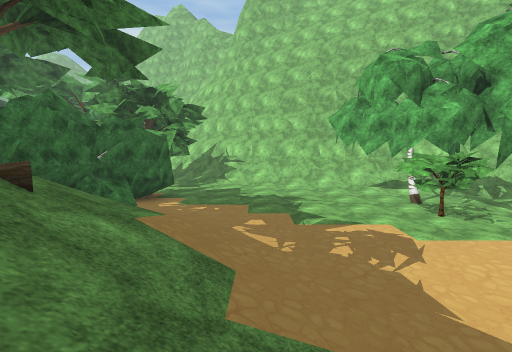
[1] (above)

18 first-person views from a walk through a Unity game level. The camera is 1.3 m above the floor, tilts 6° down and sees 85° across. The floor is counted in squares, 2 m on a side. Each view is taken from the middle of a square. On the plan, view 1 faces up. The plan holds only what a view shows up to about 9 squares ahead; the rest is blank. The place goes on beyond the plan. The player is left out. Some surface patterns are stand-ins.

[2]
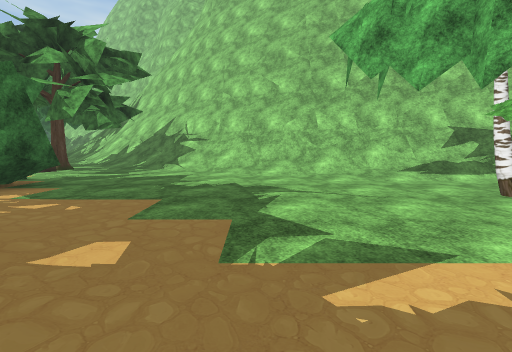

[3]
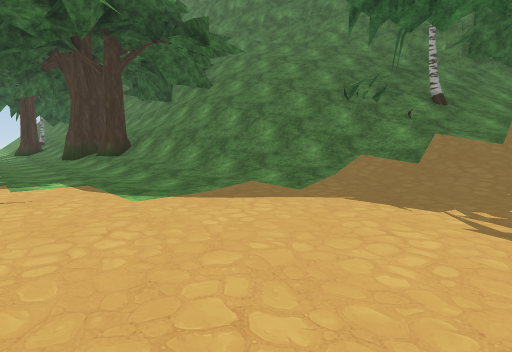

[4]
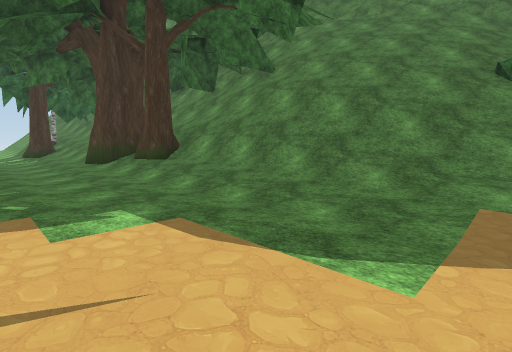

[5]
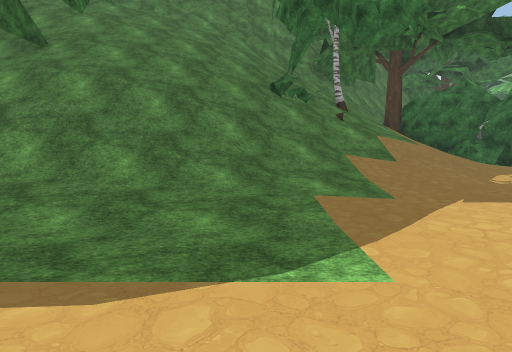

[6]
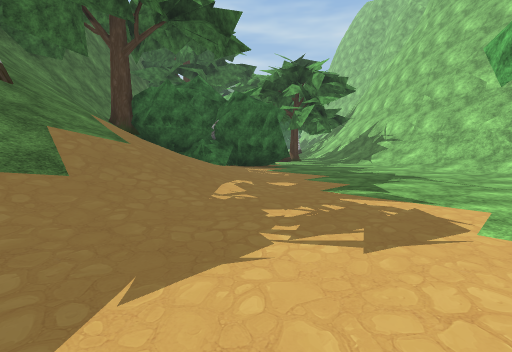

[7]
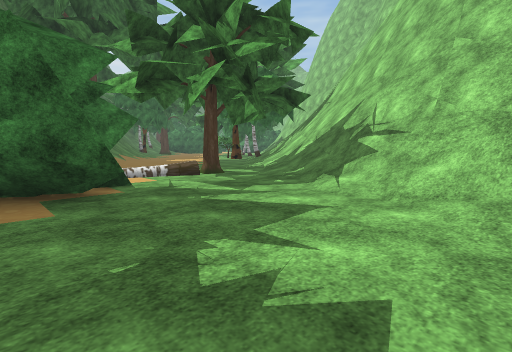

[8]
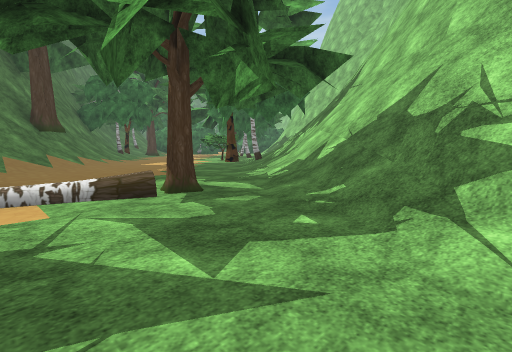

[9]
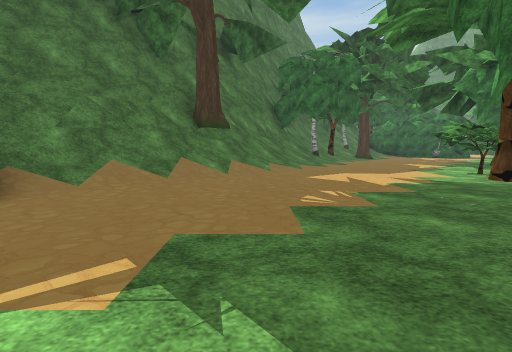

[10]
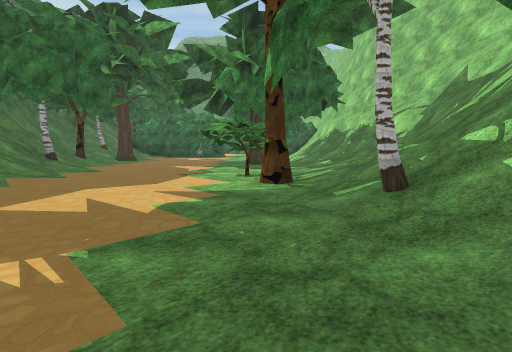

[11]
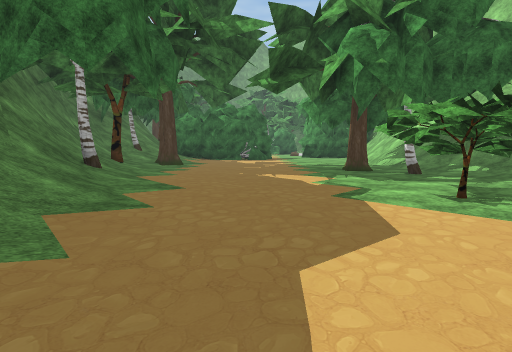

[12]
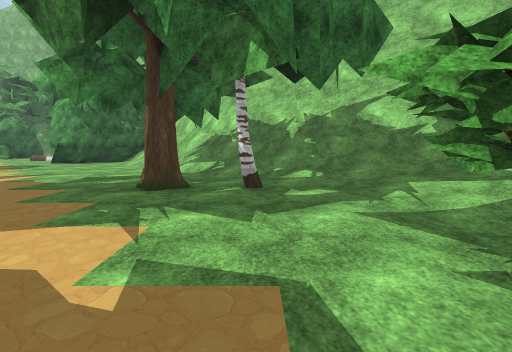

[13]
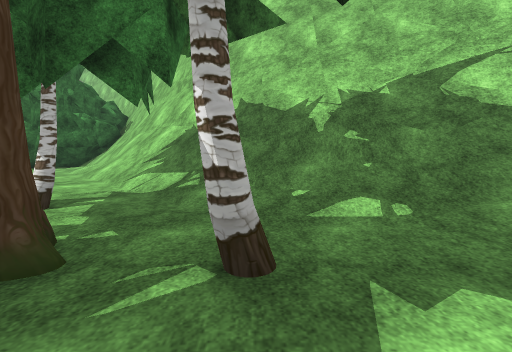

[14]
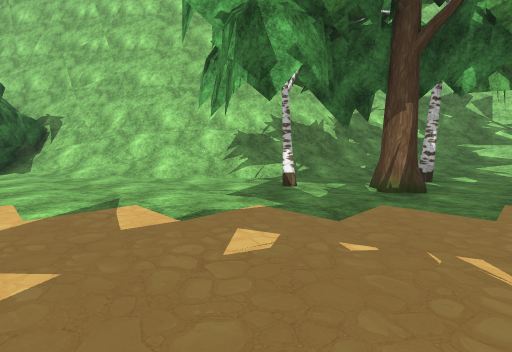

[15]
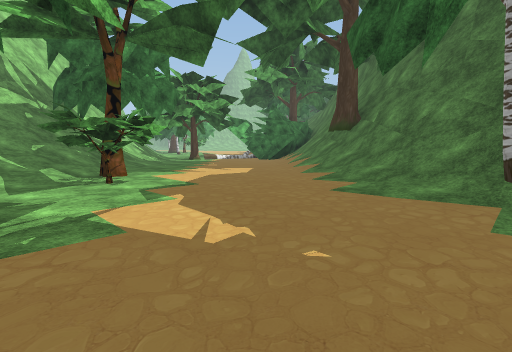

[16]
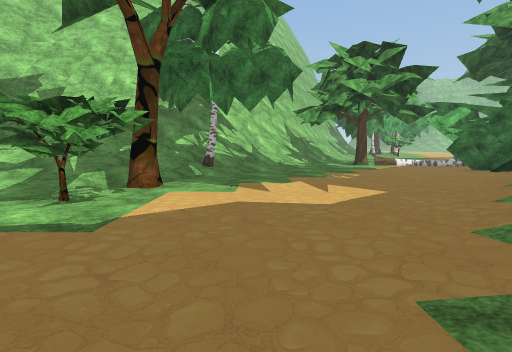

[17]
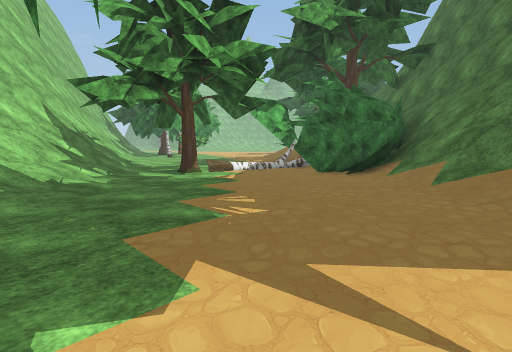

[18]
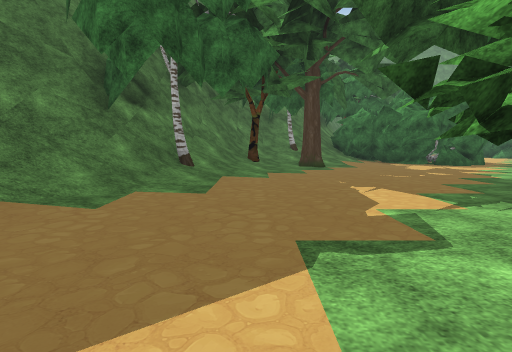

### Floor plan
Key: @ floor where view 1 was taken; # wall or solid block; . main floor; : floor 0.25 m higher than the main floor; / step, stairs or slope; = window, fence, low wall or low ledge; O other object.
Columns run from 20 left of view 1 to 5 right of it. Each row starts with its distance up from view 1.
 30   O#
 29 OOO##
 28 O.//##
 27  ..//##
 26 ....//##
 25 .....//###
 24 ......//#####
 23 .....O.////=##
 22 ......O..///##
 21 .....OOO.:///##
 20 ..........////#
 19 O.......O.////##
 18 ........OOO//O/##
 17 //..........O///##
 16 ///#.........///##
 15 ###///.........//###
 14   #O#//.........///##
 13     ##///........///####
 12      ###//.....O...////###
 11       ###//.... .....:///#
 10         ##//#O.O........//
  9         ###OOOO#O#........
  8          ##OOOOOOO.......O
  7           ##O OOO/.......O
  6            ##  OO/:.....O.
  5             ###O ///.....O
  4             ##///////.....
  3              ##//////.....
  2               #  O///:....
  1               # OOO//:....
  0                #////@/....
 -1                #//////:...
 -2                #///////...
 -3                #///////...
 -4                ##//////...
 -5                  // //O...
 -6                  =  //O:..
 -7                     O/#:..

Positions as (right, up) in squares from view 1, and headings:
1: (0, 0), facing up
2: (1, 4), facing up
3: (5, 4), facing down-left
4: (5, 1), facing down-left
5: (5, 0), facing left
6: (3, 2), facing up-left
7: (1, 8), facing up-left
8: (-1, 10), facing up-left
9: (-5, 13), facing left
10: (-7, 14), facing up-left
11: (-11, 14), facing up-left
12: (-13, 17), facing up
13: (-13, 20), facing up
14: (-19, 20), facing up-right
15: (-17, 20), facing down-right
16: (-15, 16), facing right
17: (-11, 16), facing down-right
18: (-11, 17), facing left
